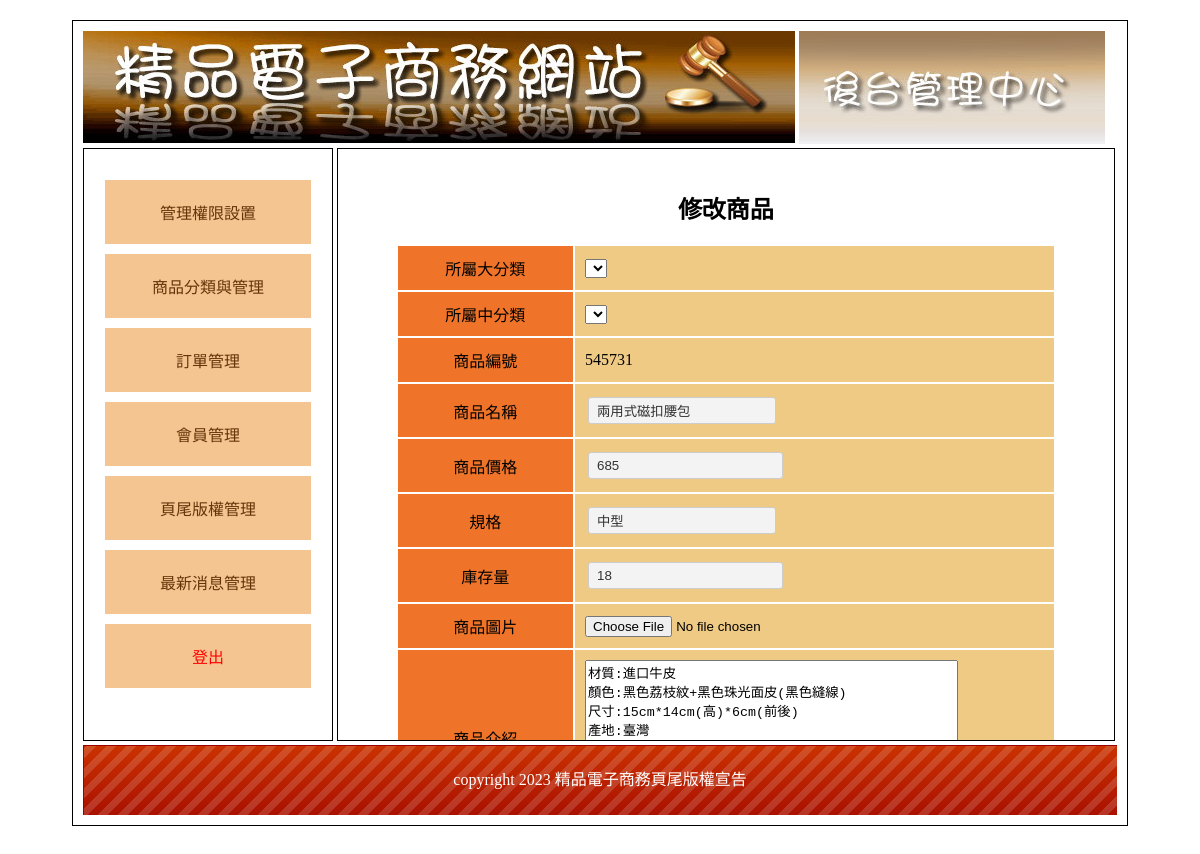
The page /backend.php?do=edit_goods&id=2 on the database its author committed.
### tables this page shows
CREATE TABLE `goods` (
  `id` int(10) UNSIGNED NOT NULL,
  `no` text NOT NULL,
  `name` text NOT NULL,
  `price` int(10) UNSIGNED NOT NULL,
  `spec` text NOT NULL,
  `stock` int(10) UNSIGNED NOT NULL,
  `img` text NOT NULL,
  `intro` text NOT NULL,
  `big` int(10) UNSIGNED NOT NULL,
  `mid` int(10) UNSIGNED NOT NULL,
  `sh` int(1) UNSIGNED NOT NULL
);

CREATE TABLE `bottoms` (
  `id` int(10) UNSIGNED NOT NULL,
  `bottom` text NOT NULL
);

### base.php (called while the page is built, shortened)
<?php
include_once __DIR__ . "/controller/Bottom.php";
$Bottom=new Bottom;
$Goods=new Goods;

### controller/DB.php (called while the page is built, shortened)
<?php
class DB{
    protected $table;
    protected $dsn="mysql:host=localhost;charset=utf8;dbname=db25";
    protected $pdo;
    function __construct($table)
    {
        $this->table=$table;
        $this->pdo=new PDO($this->dsn,'root','');
    }
    function find($arg){
        $sql="select * from $this->table ";
        $sql=$this->sql_one($sql,$arg);
        return $this->pdo->query($sql)->fetch(PDO::FETCH_ASSOC);
    }
    protected function sql_one($sql,$arg){
        if(is_array($arg)){
            $tmp=$this->a2s($arg);
            $sql=$sql . " where " . join(" && ",$tmp);
        }else{
            $sql=$sql . " where `id`='$arg'";
        }
        return $sql;
    }
}

### controller/Bottom.php (called while the page is built, shortened)
<?php
include_once "DB.php";
class Bottom extends DB{
    function bot(){
        return $this->find(1)['bottom'];
    }
}

### view/backend/edit_goods.php (the view, shortened to what this page needs)
<?php $row=$Goods->find($_GET['id']);?>
<h2 class="ct">修改商品</h2>
<form action="./api/save_goods.php" method="post" enctype="multipart/form-data">
<table class="all">
    <tr>
        <td class="tt ct">所屬大分類</td>
        <td class="pp">
            <select name="big" id="big">
            </select>
        </td>
    </tr>
    <tr>
        <td class="tt ct">所屬中分類</td>
        <td class="pp">
            <select name="mid" id="mid"></select>
        </td>
    </tr>
    <tr>
        <td class="tt ct">商品編號</td>
        <td class="pp" id="no">
            <?=$row['no'];?>
        </td>
    </tr>
    <tr>
        <td class="tt ct">商品名稱</td>
        <td class="pp">
            <input type="text" name="name" value="<?=$row['name'];?>">
        </td>
    </tr>
    <tr>
        <td class="tt ct">商品價格</td>
        <td class="pp">
            <input type="number" name="price" value="<?=$row['price'];?>">
        </td>
    </tr>
    <tr>
        <td class="tt ct">規格</td>
        <td class="pp">
            <input type="text" name="spec" value="<?=$row['spec'];?>">
        </td>
    </tr>
    <tr>
        <td class="tt ct">庫存量</td>
        <td class="pp">
            <input type="number" name="stock" value="<?=$row['stock'];?>">
        </td>
    </tr>
    <tr>
        <td class="tt ct">商品圖片</td>
        <td class="pp">
            <input type="file" name="img" id="img">
        </td>
    </tr>
    <tr>
        <td class="tt ct">商品介紹</td>
        <td class="pp">
            <textarea name="intro" id="intro" style="width:80%;height:150px"><?=$row['intro'];?></textarea>
        </td>
    </tr>
</table>
</form>

### backend.php (shortened to what this page needs)
<?php include_once "base.php"; ?>
<!DOCTYPE html PUBLIC "-//W3C//DTD XHTML 1.0 Transitional//EN" "http://www.w3.org/TR/xhtml1/DTD/xhtml1-transitional.dtd">
<html xmlns="http://www.w3.org/1999/xhtml">
<head>
	<link href="./css/css.css" rel="stylesheet" type="text/css">
</head>
<body>
	<div id="main">
		<div id="top">
			<a href="index.php">
				<img src="./icon/0416.jpg">
			</a>
			<img src="./icon/0417.jpg">
		</div>
		<div id="left" class="ct">
			<div style="min-height:400px;">
				<a href="?do=admin">管理權限設置</a>
				<a href="?do=th">商品分類與管理</a>
				<a href="?do=order">訂單管理</a>
				<a href="?do=user">會員管理</a>
				<a href="?do=bot">頁尾版權管理</a>
				<a href="?do=news">最新消息管理</a>
				<a href="./api/logout.php?do=admin" style="color:#f00;">登出</a>
			</div>
		</div>
		<div id="right">
			<?php
			$do = $_GET['do'] ?? 'admin';
			$table = ucfirst($do);
			$file = "./view/backend/{$do}.php";
			if (isset($$table)) {
				$$table->front();
			} else if (file_exists($file)) {
				include $file;
			} else {
				include "./view/backend/admin.php";
			}
			?>
		</div>
		<div id="bottom" style="line-height:70px; color:#FFF; background:url(icon/bot.png);" class="ct">
			<?= $Bottom->bot(); ?>
		</div>
	</div>
</body>
</html>

### css/css.css (style rules this page uses)
body { font-family:"微軟正黑體"; }
#main { width:1034px; padding:10px; margin:20px auto 20px auto; border:#000 solid 1px; min-height:768px; }
#top a { color:#CE631C; text-decoration:none; }
#left { display:inline-block; width:20%; padding:2%; min-height:550px; vertical-align:top; border:#000 1px solid; }
#left a { display:block; padding:20px 5px 20px 5px; text-decoration:none; background:#F4C591; margin:10px auto 10px auto; color:#65350A; }
.ct { text-align:center; }
#right { display:inline-block; width: 71%; padding:2%; height: 550px; border:#000 1px solid; overflow: auto; }
#bottom { height:70px; background:url(icon/bot.png); background-size:cover; }
.all { width:90%; margin:10px auto 10px auto; }
.all td { min-width:50px; padding:10px; }
.tt { background:#EF7429; }
.pp { background:#EFCA85; }
input[type=text],input[type=password],input[type=submit],button,.button,input[type=reset],input[type=button],select，textarea,input[type=number] { background:#F3F3F3; border:#CCC 1px solid; border-radius:3px; padding:5px 8px 5px 8px; text-decoration:none; margin:3px; color:#333; }
input[type=text],input[type=password] { width:170px; }

### rows shown on the page
goods: no "545731", name "兩用式磁扣腰包", price "685", spec "中型", stock "18", intro "材質:進口牛皮 顏色:黑色荔枝紋+黑色珠光面皮(黑色縫線) 尺寸:15cm*14cm(高)*6cm(前後) 產地:臺灣"
bottoms: bottom "copyright 2023 精品電子商務頁尾版權宣告"
